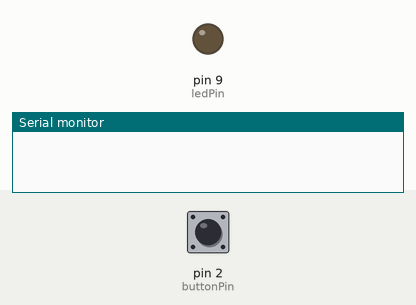
Simulated run of this sketch. Board: Arduino Uno, built with avr-gcc and run on an emulated ATmega328P. On the bench: output pins drawn as LEDs (lit = HIGH), the last lines printed to the serial monitor. The inputs (shaded band) are chosen by the test bench; at power-on: pin 2 (buttonPin) LOW.

Above: at 1.2 s.
1.3 s: pin 2 (buttonPin) pulled HIGH for 1 s
At 1.4 s:
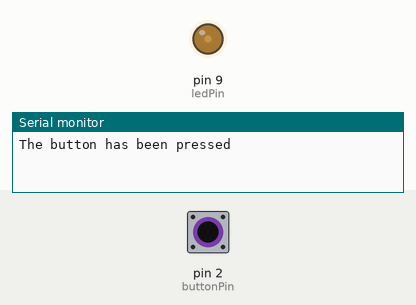
3.8 s: pin 2 (buttonPin) pulled HIGH for 0.15 s
At 5.0 s:
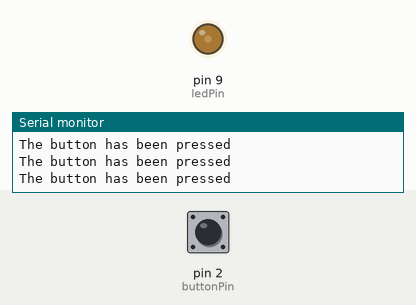
5.4 s: pin 2 (buttonPin) pulled HIGH for 3.2 s
At 8.8 s:
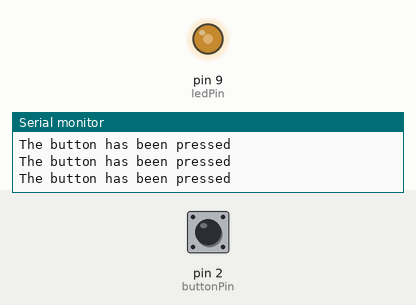
Timing chart, 0 to 10.3 s (numbered marks = the images above; inputs shaded):
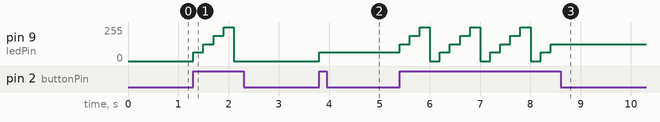

The sketch:

Simple_LED_modifier.ino
```cpp
int ledPin = 9;
int buttonPin = 2;
int brightnessLevels[] = {0, 64, 127, 191, 255};
int currentLevel = 0;

void setup() {
  pinMode(ledPin, OUTPUT);
  pinMode(buttonPin, INPUT);
  Serial.begin(9600);
}

void loop() {
  if (digitalRead(buttonPin) == HIGH) {
    currentLevel = (currentLevel + 1) % 5;
    analogWrite(ledPin, brightnessLevels[currentLevel]);
    Serial.println("The button has been pressed");
    delay(200);
  }
}
```

Measured:
- after the input at 1.3 s, pin 9 (ledPin): 0/255 → 64/255 at once, → 127/255 0.20 s later, → 191/255 0.20 s later, → 255/255 0.20 s later, … (5 changes in this stretch)
- after the input at 3.8 s, pin 9 (ledPin): 0/255 → 64/255 at once
- after the input at 5.4 s, pin 9 (ledPin): 64/255 → 127/255 at once, then repeats every 1.0 s: 191/255 0.20 s, 255/255 0.20 s, 0/255 0.20 s, 64/255 0.20 s, 127/255 0.20 s, until it stays 127/255 from 8.4 s
